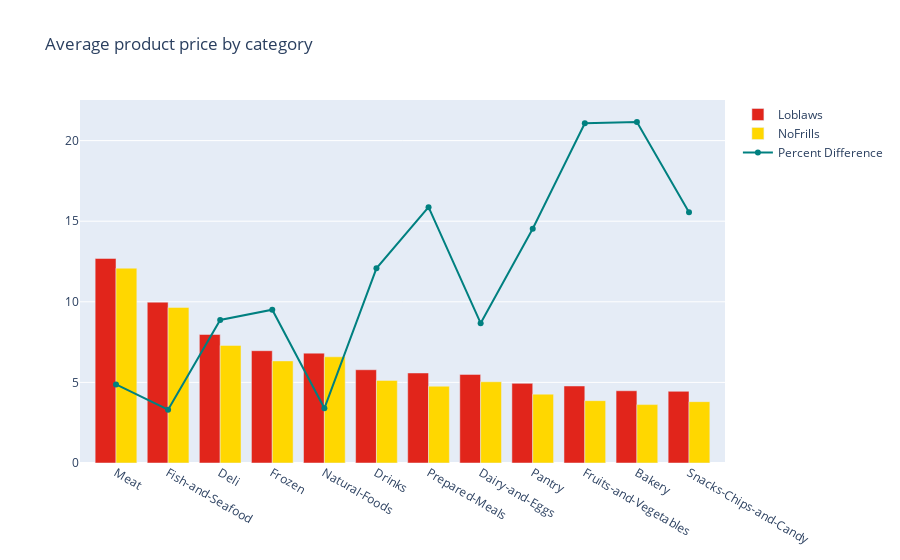

Notebook cell for this chart:
### Code cell
# Plotly visualize both store average prices by category and percent diff overlay
trace_loblaw = go.Bar(
    x=avg_price_compare_df.groupby('category').mean().sort_values(by='productPrice_loblaws', ascending=False).index,
    y=avg_price_compare_df.groupby('category').mean().sort_values(by='productPrice_loblaws', ascending=False)['productPrice_loblaws'].values,
    name='Loblaws',
    marker=dict(color='#e1251b')
)

trace_nofrills= go.Bar(
    x=avg_price_compare_df.groupby('category').mean().sort_values(by='productPrice_loblaws', ascending=False).index,
    y=avg_price_compare_df.groupby('category').mean().sort_values(by='productPrice_loblaws', ascending=False)['productPrice_nofrills'].values,
    name='NoFrills',
    marker=dict(color='rgb(255, 215, 0)')
)

trace_percent_diff = go.Scatter(x=avg_price_compare_df.groupby('category').mean().sort_values(by='productPrice_loblaws', ascending=False).index, y=avg_price_compare_df.groupby('category').mean().sort_values(by='productPrice_loblaws', ascending=False)['percent_diff'].values, line=dict(color='teal'), name='Percent Difference')

data = [trace_loblaw, trace_nofrills, trace_percent_diff]


fig = go.Figure(data=data)
fig.update_layout(title_text="Average product price by category")

py.iplot(fig)

### Figure 1 — Plotly figure (JSON) as saved in the notebook; plotly's stock layout.template omitted (floating-point values rounded to 4 significant figures)
{"data": [{"marker": {"color": "#e1251b"}, "name": "Loblaws", "type": "bar", "x": ["Meat", "Fish-and-Seafood", "Deli", "Frozen", "Natural-Foods", "Drinks", "Prepared-Meals", "Dairy-and-Eggs", "Pantry", "Fruits-and-Vegetables", "Bakery", "Snacks-Chips-and-Candy"], "y": [12.69, 9.977, 7.973, 6.966, 6.815, 5.784, 5.585, 5.497, 4.941, 4.778, 4.482, 4.447]}, {"marker": {"color": "rgb(255, 215, 0)"}, "name": "NoFrills", "type": "bar", "x": ["Meat", "Fish-and-Seafood", "Deli", "Frozen", "Natural-Foods", "Drinks", "Prepared-Meals", "Dairy-and-Eggs", "Pantry", "Fruits-and-Vegetables", "Bakery", "Snacks-Chips-and-Candy"], "y": [12.09, 9.652, 7.295, 6.333, 6.588, 5.125, 4.764, 5.04, 4.271, 3.867, 3.624, 3.805]}, {"line": {"color": "teal"}, "name": "Percent Difference", "type": "scatter", "x": ["Meat", "Fish-and-Seafood", "Deli", "Frozen", "Natural-Foods", "Drinks", "Prepared-Meals", "Dairy-and-Eggs", "Pantry", "Fruits-and-Vegetables", "Bakery", "Snacks-Chips-and-Candy"], "y": [4.872, 3.307, 8.877, 9.512, 3.391, 12.07, 15.87, 8.675, 14.54, 21.07, 21.16, 15.56]}], "layout": {"title": {"text": "Average product price by category"}}}
